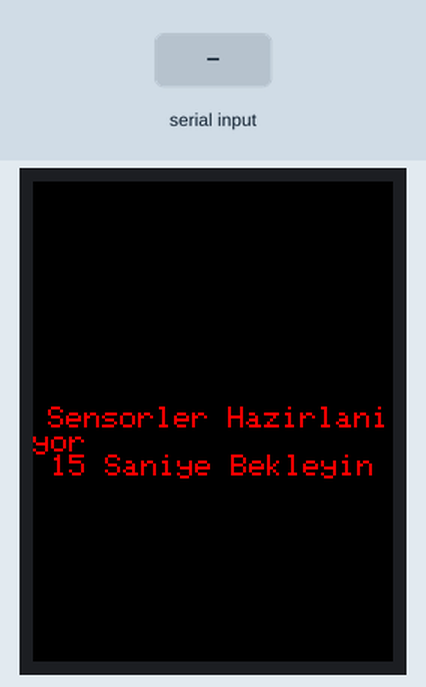
Simulated run of this sketch. Board: Arduino Uno, built with avr-gcc and run on an emulated ATmega328P. Parts: 240×320 colour display. The test bench sets the inputs (shaded band). What the sketch prints to the serial monitor is not drawn.

Above: at 0.3 s.
15.6 s: "90,45\n" received over Serial
At 16.6 s:
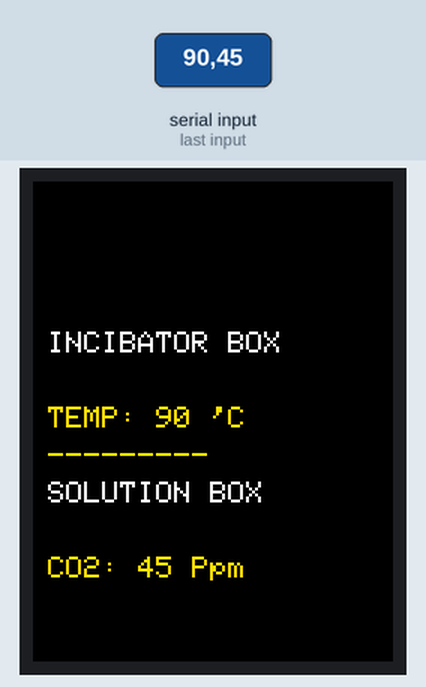
17.8 s: "30,150\n" received over Serial
At 19.2 s:
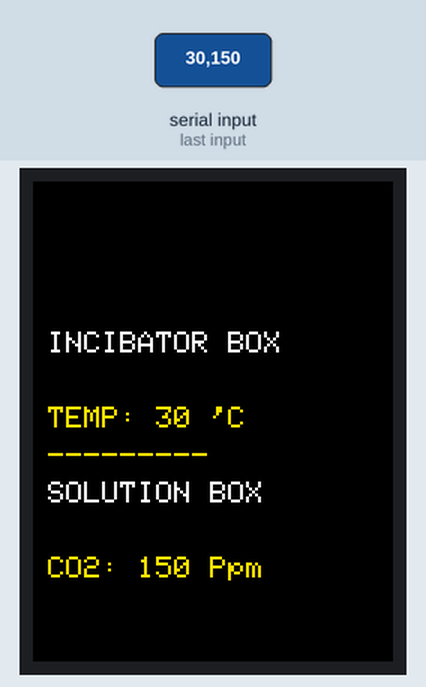
Timing chart, 0 to 20.8 s (numbered marks = the images above; inputs shaded):
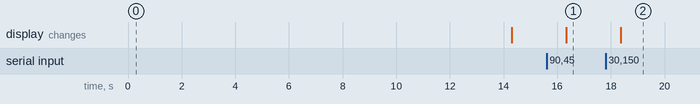

Measured:
- after the input at 15.6 s, the display: changes after 0.74 s (image 1)
- after the input at 17.8 s, the display: changes after 0.57 s (image 2)

The sketch:

lcd_DisplayDatas.ino
```cpp
#include <MCUFRIEND_kbv.h>
#define BLACK 0x0000
#define RED 0xF800
#define GREEN 0x00FF00
#define WHITE 0xFFFF

int ppmPrcnt;

MCUFRIEND_kbv tft;

void setup() {
  uint16_t ID = tft.readID();
  Serial.begin(115200);
  Serial.println(ID);
  tft.begin(ID);
  tft.fillScreen(BLACK);
  tft.setTextSize(2);
  tft.setTextColor(RED);
  tft.setCursor(10, 150);
  tft.println("Sensorler Hazirlaniyor");
  tft.println(" 15 Saniye Bekleyin");
  delay(14000);
  tft.fillScreen(BLACK);
}

void loop() {
  delay(1000);
  if (Serial.available()) {
    String data = Serial.readStringUntil('\n');
    data.trim();

    int commaIndex1 = data.indexOf(',');
    int commaIndex2 = data.indexOf(',', commaIndex1 + 1);
    String incTemp = data.substring(0, commaIndex1);
    String ppmStr = data.substring(commaIndex1 + 1, commaIndex2);
    // Convert ppmStr to an integer and then divide by 10,000
    int ppmValue = ppmStr.toInt();
    ppmPrcnt = ppmValue / 10000;
    String tempStr = data.substring(commaIndex2 + 1, commaIndex2 + 6);

    tft.setTextColor(BLACK);
    tft.fillRect(10, 150, 300, 30, BLACK);
    tft.fillRect(10, 200, 300, 30, BLACK);
    tft.fillRect(10, 250, 300, 30, BLACK);

    tft.setCursor(10, 100);
    tft.setTextColor(WHITE);
    tft.println("INCIBATOR BOX");


    tft.setCursor(10, 150);
    tft.setTextColor(GREEN);
    tft.println("TEMP: " + incTemp + " 'C");


    tft.setCursor(10, 175);
    tft.setTextColor(GREEN);
    tft.println("---------");


    tft.setCursor(10, 200);
    tft.setTextColor(WHITE);
    tft.println("SOLUTION BOX");


    tft.setCursor(10, 250);
    tft.setTextColor(GREEN);
    tft.println("CO2: " + ppmStr + " Ppm");


    tft.setCursor(10, 350);
    tft.setTextColor(GREEN);
    tft.println("TEMP: " + tempStr + " 'C");
  }
}
```
